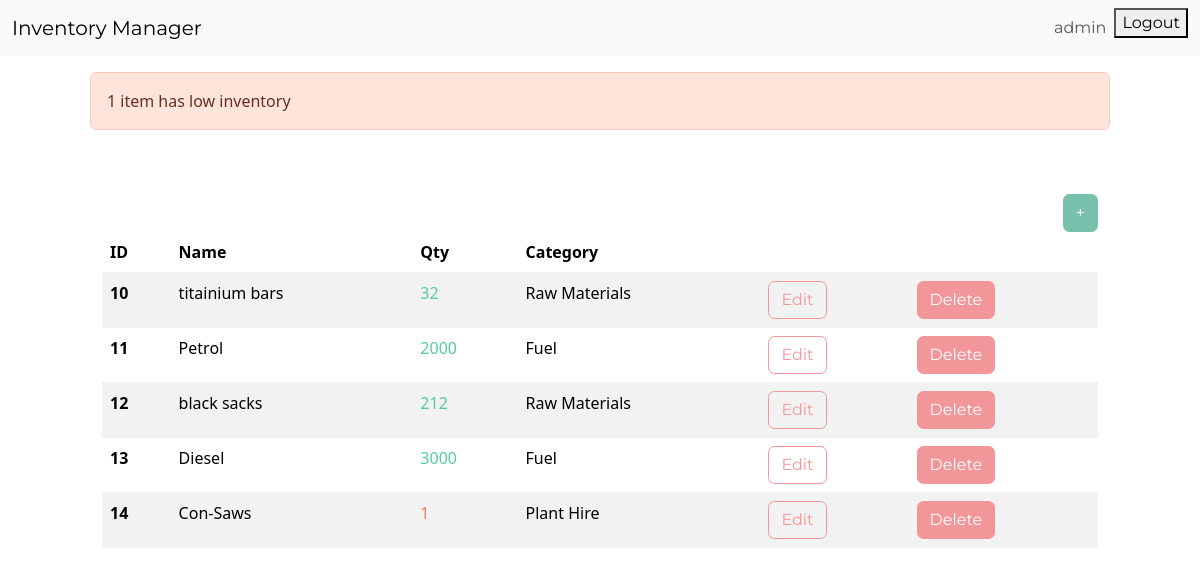
Page /dashboard/ (signed in) on the earlier database version.
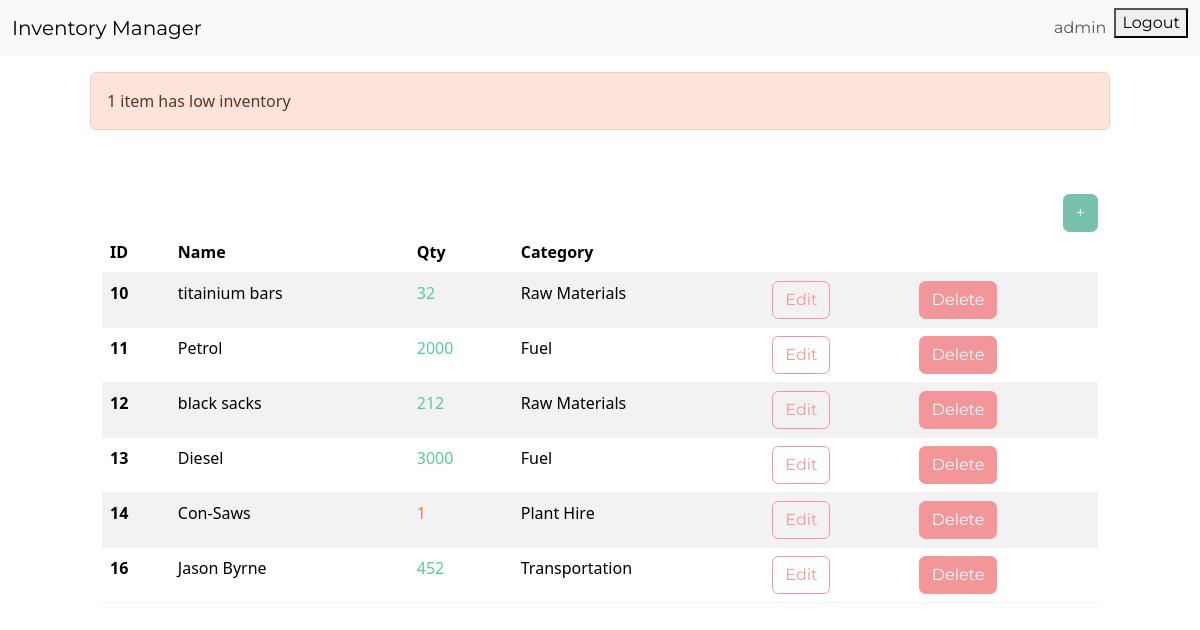
Same page on the later database version.
### inventory/models.py (models this page shows, shortened)
class InventoryItem(models.Model):
	name = models.CharField(max_length=200)
	quantity = models.IntegerField()
	category = models.ForeignKey('Category', on_delete=models.SET_NULL, blank=True, null=True)
	date_created = models.DateTimeField(auto_now_add=True)
	user = models.ForeignKey(User, on_delete=models.CASCADE)

class Category(models.Model):
	name = models.CharField(max_length=200)
	class Meta:
		verbose_name_plural = 'categories'

### inventory/views.py (the view)
# urls.py: path('dashboard/', Dashboard.as_view(), name='dashboard'),
class Dashboard(LoginRequiredMixin, View):
	def get(self, request):
		items = InventoryItem.objects.filter(user=self.request.user.id).order_by('id')
		low_inventory = InventoryItem.objects.filter(
			user=self.request.user.id,
			quantity__lte=LOW_QUANTITY
		)
		if low_inventory.count() > 0:
			if low_inventory.count() > 1:
				messages.error(request, f'{low_inventory.count()} items have low inventory')
			else:
				messages.error(request, f'{low_inventory.count()} item has low inventory')
		low_inventory_ids = InventoryItem.objects.filter(
			user=self.request.user.id,
			quantity__lte=LOW_QUANTITY
		).values_list('id', flat=True)
		return render(request, 'inventory/dashboard.html', {'items': items, 'low_inventory_ids': low_inventory_ids})

### inventory/templates/inventory/dashboard.html (shortened to what this page needs)
{% extends 'inventory/base.html' %}
{% block content %}
	{% if messages %}
		<div class="row mt-3">
			{% for message in messages %}
				{% if message.tags == 'error' %}
					<div class="col-md-10 col-12 mx-auto alert alert-danger">
						{{ message }}
					</div>
				{% else %}
					<div class="col-md-10 col-12 mx-auto alert alert-success" style="background-color: green; color: white;">
						{{ message }}
					</div>
				{% endif %}
			{% endfor %}
		</div>
	{% endif %}
	<div class="row">
		<div class="col-md-10 col-12 mx-auto mt-5">
			<div class="d-flex justify-content-end">
				<a href="{% url 'add-item' %}" class="btn btn-primary">+</a>
			</div>
			<table class="table table-hover table-striped">
				<thead>
					<tr>
						<th scope="col">ID</th>
						<th scope="col">Name</th>
						<th scope="col">Qty</th>
						<th scope="col">Category</th>
						<th scope="col"></th>
						<th scope="col"></th>
					</tr>
				</thead>
				<tbody>
					{% for item in items %}
					<tr>
						<th scope="row">{{ item.id }}</th>
						<td>{{ item.name }}</td>
						{% if item.id in low_inventory_ids %}
							<td class="text-danger">{{ item.quantity }}</td>
						{% else %}
							<td class="text-success">{{ item.quantity }}</td>
						{% endif %}
						<td>{{ item.category.name }}</td>
						<td><a href="{% url 'edit-item' item.id %}" class="btn btn-outline-secondary">Edit</a></td>
						<td><a href="{% url 'delete-item' item.id %}" class="btn btn-secondary">Delete</a></td>
					</tr>
					{% endfor %}
				</tbody>
			</table>
		</div>
	</div>
{% endblock content %}

Differences in the rows shown:
added InventoryItem: id "16", name "Jason Byrne", quantity "452", category.name "Transportation"
